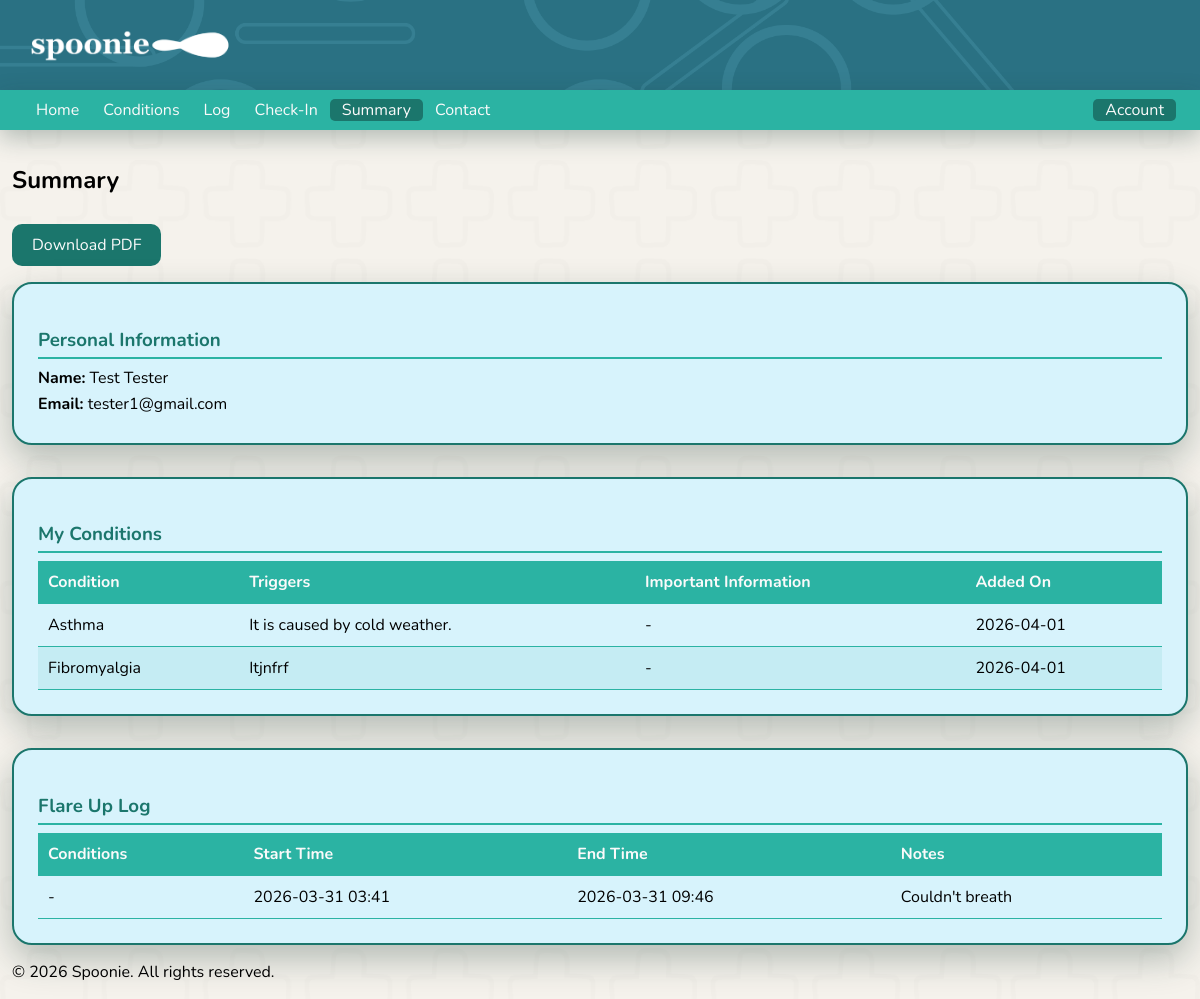
The page /summary (signed in) on the database its author committed.
### tables this page shows
CREATE TABLE users (
        id INTEGER PRIMARY KEY AUTOINCREMENT,
        first_name TEXT NOT NULL,
        last_name TEXT NOT NULL,
        email TEXT UNIQUE NOT NULL,
        password TEXT NOT NULL, is_verified INTEGER DEFAULT 0, verification_token TEXT, token_expires_at TIMESTAMP);

CREATE TABLE conditions (
        id INTEGER PRIMARY KEY AUTOINCREMENT,
        user_id INTEGER NOT NULL,
        condition_name TEXT NOT NULL,
        triggers TEXT NULL,
        created_at TIMESTAMP DEFAULT CURRENT_TIMESTAMP, important_information TEXT NULL,
        FOREIGN KEY (user_id) REFERENCES users(id)
    );

CREATE TABLE flare_ups (
        id INTEGER PRIMARY KEY AUTOINCREMENT,
        user_id INTEGER NOT NULL,
        begin_time DATETIME NOT NULL,
        end_time DATETIME NOT NULL,
        flareup_comment TEXT NULL,
        created_at TIMESTAMP DEFAULT CURRENT_TIMESTAMP,
        FOREIGN KEY (user_id) REFERENCES users(id)
    );

### app.py (the view)
@app.route('/summary')
def summary():
    if not session.get('user_id'):
        flash('Please sign in to view your summary.', 'error')
        return redirect('/signin')
    conn = get_user_conn()
    cursor = conn.cursor()
    cursor.execute(
        'SELECT first_name, last_name, email FROM users WHERE id = ?',
        (session['user_id'],)
    )
    user = cursor.fetchone()
    user_info = {
        'first_name': user[0],
        'last_name': user[1],
        'email': user[2],
    }
    cursor.execute(
        'SELECT condition_name, triggers, important_information, created_at FROM conditions WHERE user_id = ? ORDER BY created_at',
        (session['user_id'],)
    )
    conditions = cursor.fetchall()
    cursor.execute(
        'SELECT id, begin_time, end_time, flareup_comment, created_at FROM flare_ups WHERE user_id = ? ORDER BY begin_time DESC',
        (session['user_id'],)
    )
    flare_up_rows = cursor.fetchall()
    flare_up_ids = [row[0] for row in flare_up_rows]
    conditions_map = {}
    if flare_up_ids:
        placeholders = ','.join('?' * len(flare_up_ids))
        cursor.execute(f'''
            SELECT fuc.flare_up_id, c.condition_name
            FROM flare_up_conditions fuc
            JOIN conditions c ON c.id = fuc.condition_id
            WHERE fuc.flare_up_id IN ({placeholders})
        ''', flare_up_ids)
        for fup_id, cname in cursor.fetchall():
            conditions_map.setdefault(fup_id, []).append(cname)
    flare_ups = [(row[1], row[2], row[3], ', '.join(conditions_map.get(row[0], []))) for row in flare_up_rows]
    conn.close()
    return render_template('summary.html', user_info=user_info, conditions=conditions, flare_ups=flare_ups)

### app.py (called while the page is built)
@app.after_request
def set_security_headers(response):
    response.headers['X-Frame-Options'] = 'DENY'
    response.headers['X-Content-Type-Options'] = 'nosniff'
    response.headers['X-XSS-Protection'] = '1; mode=block'
    response.headers['Referrer-Policy'] = 'strict-origin-when-cross-origin'
    response.headers['Strict-Transport-Security'] = 'max-age=31536000; includeSubDomains'
    return response

def get_user_conn():
    return sqlite3.connect(USER_DB)

### templates/summary.html (shortened to what this page needs)
<!DOCTYPE html>
<html lang="en">
<head>
    <link rel="stylesheet" href="/static/style.css">
</head>
<body class="index_page">
    <header>
        <nav>
            <a href="/"><img src="/static/images/spoonielogo.png" alt="Spoonie" class="websitelogo" height="80"></a>
        </nav>
        <div class="topnav">
            <div class="nav-left">
                <a class="notactive_page" href="/">Home</a>
                {% if session.get('user_id') %}
                <a class="notactive_page" href="conditions">Conditions</a>
                <a class="notactive_page" href="log">Log</a>
                <a class="notactive_page" href="checkin">Check-In</a>
                <a class="active_page" href="summary">Summary</a>
                <a class="notactive_page" href="contact">Contact</a>
                {% endif %}
            </div>
            <div class="nav-right">
                {% if session.get('user_id') %}
                <div class="dropdown">
                    <span class="dropdown-toggle">Account</span>
                </div>
                {% else %}
                <a class="notactive_page" href="signup">SignUp</a>
                <a class="notactive_page" href="signin">SignIn</a>
                {% endif %}
            </div>
        </div>
    </header>
    <main>
        <section>
            <h2 class="topPageHeadings">Summary</h2>
            <a href="/download_summary" class="download-btn">Download PDF</a>
        </section>
        <div class="summary-container">
            <div class="summary-section">
                <h3>Personal Information</h3>
                <div class="info-grid">
                    <p><strong>Name:</strong> {{ user_info.first_name }} {{ user_info.last_name }}</p>
                    <p><strong>Email:</strong> {{ user_info.email }}</p>
                </div>
            </div>
            <div class="summary-section">
                <h3>My Conditions</h3>
                {% if conditions %}
                <table class="summary-table">
                    <thead>
                        <tr>
                            <th>Condition</th>
                            <th>Triggers</th>
                            <th>Important Information</th>
                            <th>Added On</th>
                        </tr>
                    </thead>
                    <tbody>
                        {% for condition in conditions %}
                        <tr>
                            <td>{{ condition[0] }}</td>
                            <td>{{ condition[1] if condition[1] else '-' }}</td>
                            <td>{{ condition[2] if condition[2] else '-' }}</td>
                            <td>{{ condition[3][:10] if condition[3] else '-' }}</td>
                        </tr>
                        {% endfor %}
                    </tbody>
                </table>
                {% else %}
                <p class="no-data">No conditions recorded yet.</p>
                {% endif %}
            </div>
            <div class="summary-section">
                <h3>Flare Up Log</h3>
                {% if flare_ups %}
                <table class="summary-table">
                    <thead>
                        <tr>
                            <th>Conditions</th>
                            <th>Start Time</th>
                            <th>End Time</th>
                            <th>Notes</th>
                        </tr>
                    </thead>
                    <tbody>
                        {% for flare in flare_ups %}
                        <tr>
                            <td>{{ flare[3] if flare[3] else '-' }}</td>
                            <td>{{ flare[0].replace('T', ' ') if flare[0] else '-' }}</td>
                            <td>{{ flare[1].replace('T', ' ') if flare[1] else '-' }}</td>
                            <td>{{ flare[2] if flare[2] else '-' }}</td>
                        </tr>
                        {% endfor %}
                    </tbody>
                </table>
                {% else %}
                <p class="no-data">No flare ups logged yet.</p>
                {% endif %}
            </div>
        </div>
    </main>
    <footer>
        <p>&copy; 2026 Spoonie. All rights reserved.</p>
    </footer>
</body>
</html>

### static/style.css (style rules this page uses)
*, *::before, *::after { box-sizing: border-box; }
body { font-family: 'Nunito', sans-serif; overflow-x: hidden; }
header { position: fixed; top: 0; left: 0; width: 100%; z-index: 1000; background-color: #2a7183; background-image: url('/static/images/header_image.png'); background-repeat: no-repeat; background-size: cover; background-position: center; }
.websitelogo { height: 90px; width: auto; max-height: 90px; max-width: 360px; margin-left: 2vw; display: inline-block; vertical-align: middle; object-fit: contain; }
.topPageHeadings { display: block; padding-bottom: 1vh; }
.index_page { background-color: #f5f2ec; background-image: url('/static/images/chron_tech_background.png'); background-repeat: no-repeat; background-size: cover; background-position: center; background-attachment: fixed; min-height: 100vh; display: flex; flex-direction: column; margin: 0; padding-left: 1vw; padding-right: 1vw; }
main { flex: 1; margin-top: 18vh; }
.topnav { background-color:#2BB3A3; height: 5vh; display: flex; align-items: center; justify-content: space-between; box-shadow: 0 8px 25px rgba(26, 58, 53, 0.3); }
.nav-left, .nav-right { display: flex; align-items: center; }
.nav-left { padding-left: 2vw; }
.nav-right { padding-right: 2vw; }
.active_page { color: #fafafa; text-decoration: none; padding-left: 1vw; padding-right: 1vw; background-color: #1b766c; border-radius: 5px; }
.notactive_page { color: #fafafa; text-decoration: none; padding-left: 1vw; padding-right: 1vw; border-radius: 5px; transition: background-color 0.2s ease; }
.dropdown { position: relative; }
.dropdown-toggle { color: #fafafa; cursor: pointer; padding: 0 1vw; border-radius: 5px; background-color: #1b766c; }
.summary-section { margin-top: 2vh; }
.summary-container { display: flex; flex-direction: column; gap: 2vh; }
.summary-section { border: 2px solid #1b766c; border-radius: 20px; background-color: rgb(215, 243, 252); padding: 2vw; box-shadow: 0 14px 35px rgba(26, 58, 53, 0.3); }
.summary-section h3 { color: #1b766c; margin-bottom: 1vh; border-bottom: 2px solid #2BB3A3; padding-bottom: 0.5vh; }
.info-grid p { margin: 0.5vh 0; }
.summary-table { width: 100%; border-collapse: collapse; margin-top: 1vh; }
.summary-table th, .summary-table td { padding: 10px; text-align: left; border-bottom: 1px solid #2BB3A3; }
.summary-table th { background-color: #2BB3A3; color: #fafafa; }
.summary-table tr:nth-child(even) { background-color: rgba(43, 179, 163, 0.1); }
.download-btn { display: inline-block; background-color: #1b766c; color: #fafafa; padding: 10px 20px; border-radius: 10px; text-decoration: none; transition: background-color 0.3s; }
section h2 { display: inline; }

### rows shown on the page
users: first_name "Test", last_name "Tester", email "tester1@gmail.com"
conditions: condition_name "Asthma", triggers "It is caused by cold weather.", condition "-", created_at "2026-04-01"
conditions: condition_name "Fibromyalgia", triggers "Itjnfrf", condition "-", created_at "2026-04-01"
flare_ups: flare "-", begin_time "2026-03-31 03:41", end_time "2026-03-31 09:46", flareup_comment "Couldn't breath"
